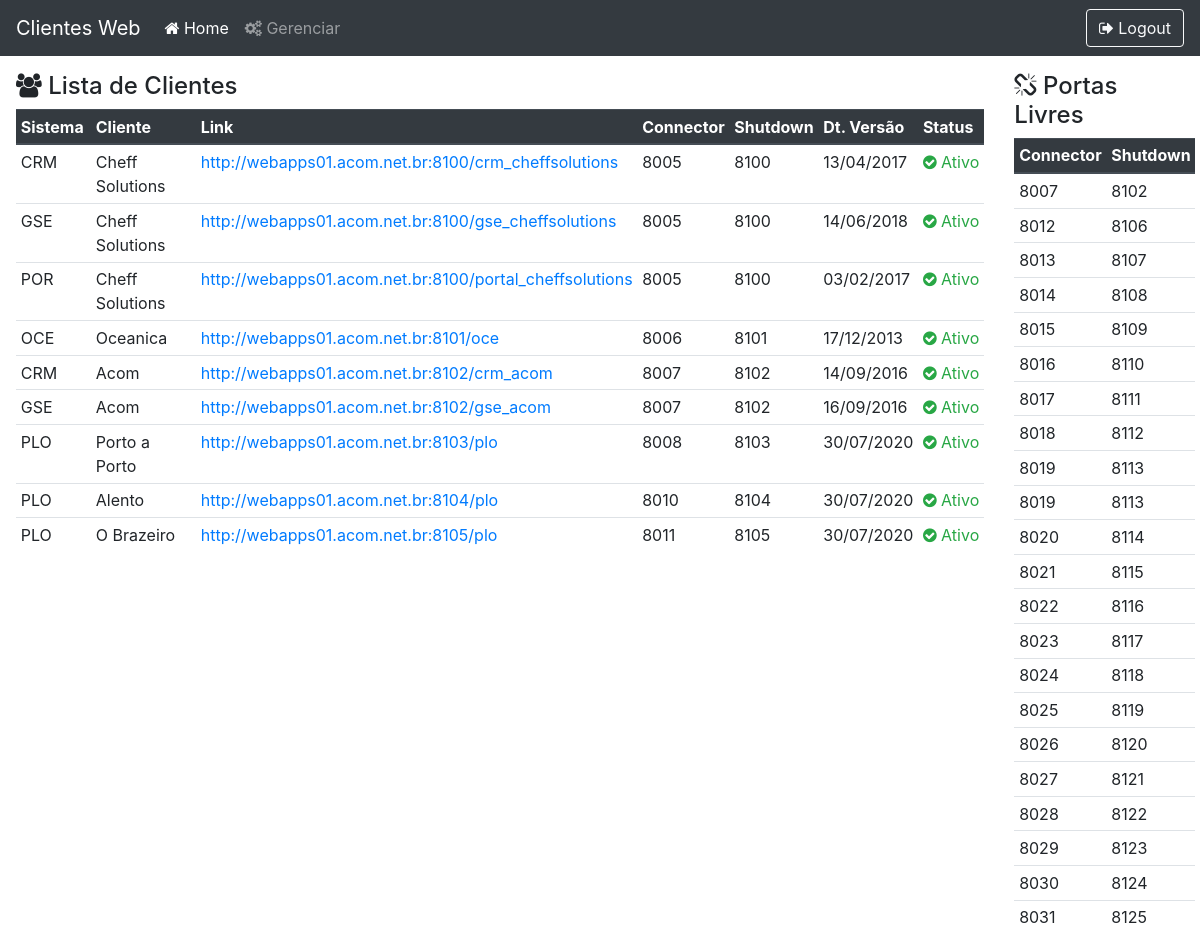
The app's page / (signed in, upper part), older data.
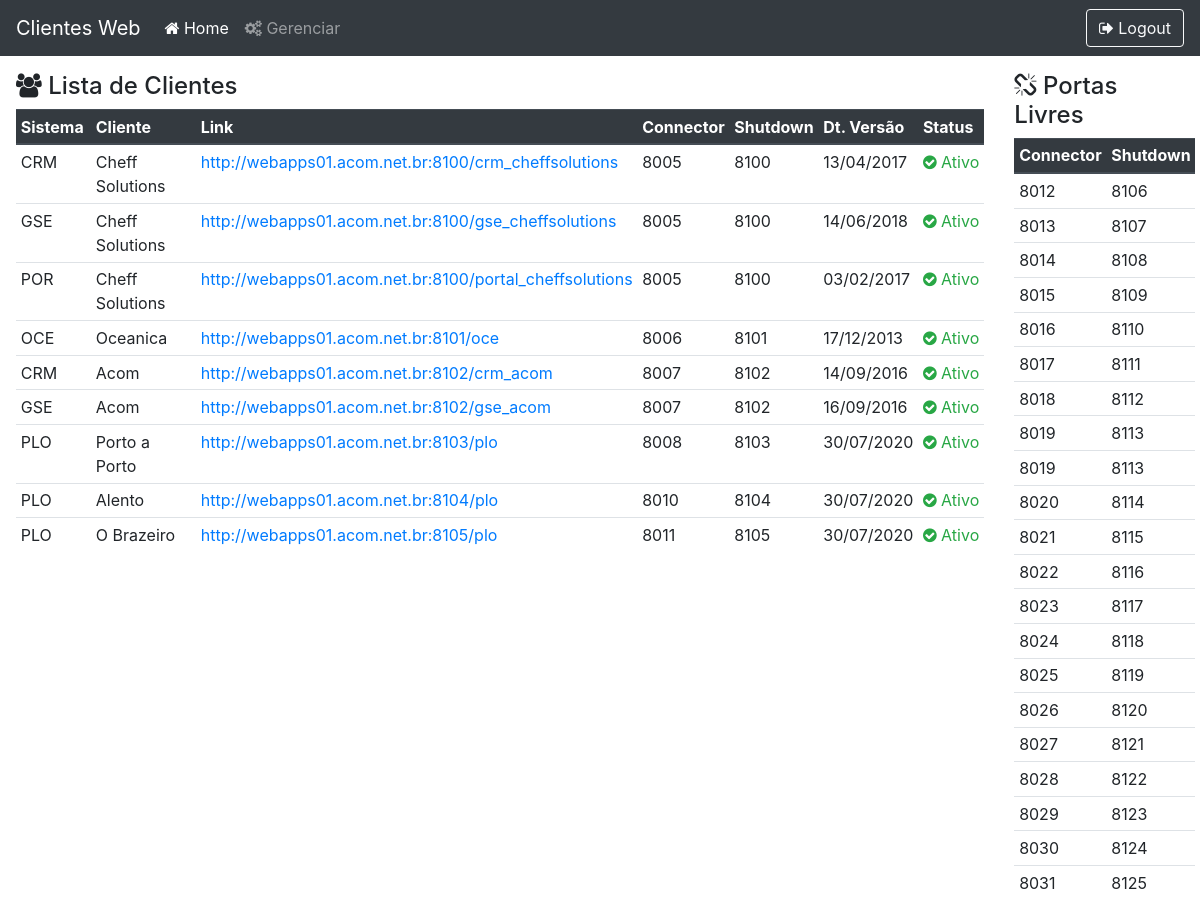
The same page, newer data.
### core/models.py (models this page shows, shortened)
class Client(models.Model):
    STATUS = (
        ("1", "Ativo"),
        ("2", "Suspenso"),
        ("3", "Com Erro")
    )
    name = models.CharField('Name', max_length=100)
    link = models.CharField('Link', max_length=100)
    port = models.ForeignKey(Port, on_delete=models.CASCADE)
    system = models.ForeignKey(System, on_delete=models.CASCADE, default=1)
    version = models.DateField('Version')
    status = models.CharField('Status', choices=STATUS, max_length=1, default='1')

class System(models.Model):
    initials = models.CharField('Initials', max_length=3)
    name = models.CharField('Name', max_length=100)

class Port(models.Model):
    connector = models.IntegerField('Connector Port')
    shutdown = models.IntegerField('Shutdown Port')

### core/views.py (the view)
# urls.py: path('', index, name='index'),
def index(request):
    if str(request.user) != 'AnonymousUser':
        ports = []
        for client in Client.objects.all():
            ports.append(client.port_id)
        context = {
            'clients': Client.objects.all(),
            'ports': Port.objects.exclude(id__in=ports)
        }
        return render(request, 'index.html', context)
    else:
        return loginUser(request)

### core/templates/index.html (shortened to what this page needs)
{% load static %}
<!DOCTYPE html>
<html lang="pt-br">
<head>
    <link rel="stylesheet" href="{% static 'css/style.css' %}">
    <link rel="stylesheet" href="https://cdnjs.cloudflare.com/ajax/libs/font-awesome/4.7.0/css/font-awesome.min.css">
    <link rel="stylesheet" href="https://stackpath.bootstrapcdn.com/bootstrap/4.5.0/css/bootstrap.min.css">
</head>
<body>
    <nav class="navbar stick-top navbar-expand-lg navbar-dark bg-dark">
        <a class="navbar-brand" href="{% url 'index' %}">Clientes Web</a>
        <div class="collapse navbar-collapse" id="navbarTogglerDemo03">
            <ul class="navbar-nav mr-auto mt-2 mt-lg-0 navbar-left">
                <li class="nav-item"><a class="nav-link active" href="{% url 'index' %}"><i class="fa fa-home"></i> Home</a></li>
                <li class="nav-item"><a class="nav-link" href="{% url 'manager' %}"><i class="fa fa-cogs"></i> Gerenciar</a></li>
            </ul>
            <a href="{% url 'logout' %}" type="button" class="btn btn-outline-light"><i class="fa fa-sign-out"></i> Logout</a>
        </div>
    </nav>
    <div class="container-fluid p-3">
        <div class="row">
            <div class="col-10">
                <h4><i class="fa fa-users"></i> Lista de Clientes</h4>
                <table class="table table-sm table-hover">
            <thead class="thead-dark">
                <tr>
                    <th scope="col">Sistema</th>
                    <th scope="col">Cliente</th>
                    <th scope="col">Link</th>
                    <th scope="col">Connector</th>
                    <th scope="col">Shutdown</th>
                    <th scope="col">Dt. Versão</th>
                    <th scope="col">Status</th>
                </tr>
            </thead>
            <tbody>
                {% for client in clients %}
                    <tr>
                        <td class="col-1">{{ client.system.initials }}</td>
                        <td class="col-2">{{ client.name }}</td>
                        <td class="col-5"><a href="{{ client.link }}">{{ client.link }}</a></td>
                        <td class="col-1">{{ client.port.connector }}</td>
                        <td class="col-1">{{ client.port.shutdown }}</td>
                        <td class="col-1">{{ client.version|date:"d/m/Y" }}</td>
                        {% if client.status == '1' %}
                            <td class="col-1 text-success"><i class="fa fa-check-circle"></i> {{ client.get_status_display }}</td>
                        {% else %}
                            <td class="col-1 text-danger"><i class="fa fa-close"></i> {{ client.get_status_display }}</td>
                        {% endif %}
                    </tr>
                {% endfor %}
            </tbody>
        </table>
            </div>
            <div class="col">
                <h4><i class="fa fa-chain-broken"></i> Portas Livres</h4>
                <table class="table table-sm table-hover">
            <thead class="thead-dark">
                <tr>
                    <th scope="col">Connector</th>
                    <th scope="col">Shutdown</th>
                </tr>
            </thead>
            <tbody>
                {% for port in ports %}
                    <tr>
                        <td class="col-1">{{ port.connector }}</td>
                        <td class="col-2">{{ port.shutdown }}</td>
                    </tr>
                {% endfor %}
            </tbody>
        </table>
            </div>
        </div>
    </div>
</body>
</html>

Row changes from the older to the newer data that the page shows:
removed Port: connector "8007", shutdown "8102"
